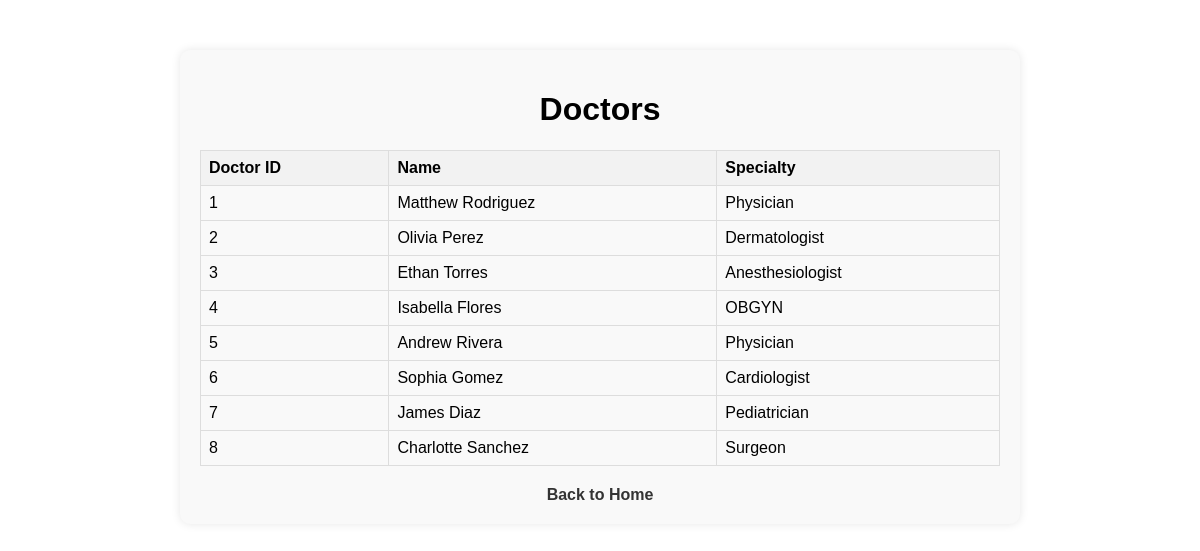
The app's page /doctors.php with its own data.
### tables this page shows
CREATE TABLE Doctor (
    DocID INT PRIMARY KEY NOT NULL,
    FName VARCHAR(50) NOT NULL,
    LName VARCHAR(50) NOT NULL,
    Specialty VARCHAR(100)
);

### doctors.php (the view, shortened to what this page needs)
<!DOCTYPE html>
<html lang="en">
<head>
    <link rel="stylesheet" href="styles.css">
</head>
<body>
    <div class="container">
        <h1>Doctors</h1>
        <table>
            <tr>
                <th>Doctor ID</th>
                <th>Name</th>
                <th>Specialty</th>
            </tr>
            <?php
                $conn = new mysqli("localhost", "root", "your_password", "MediConnect");
                $sql = "SELECT * FROM Doctor";
                $result = $conn->query($sql);
                if ($result->num_rows > 0) {
                    while($row = $result->fetch_assoc()) {
                        echo "<tr><td>" . $row["DocID"] . "</td><td>" . $row["FName"] . " " . $row["LName"] . "</td><td>" . $row["Specialty"] . "</td></tr>";
                    }
                    echo "</table>";
                } else {
                    echo "0 results";
                }
            ?>
        <a href="index.php">Back to Home</a>
    </div>
</body>
</html>

### styles.css (style rules this page uses)
body { font-family: Arial, sans-serif; margin: 0; padding: 0; }
.container { max-width: 800px; margin: 50px auto; padding: 20px; background-color: #f9f9f9; border-radius: 10px; box-shadow: 0 0 10px rgba(0, 0, 0, 0.1); }
h1 { text-align: center; }
table { width: 100%; border-collapse: collapse; margin-top: 20px; }
table, th, td { border: 1px solid #ddd; padding: 8px; text-align: left; }
th { background-color: #f2f2f2; }
a { display: block; text-align: center; margin-top: 20px; text-decoration: none; color: #333; font-weight: bold; }

### records on screen
doctor: DocID "1", FName "Matthew", LName "Rodriguez", Specialty "Physician"
doctor: DocID "2", FName "Olivia", LName "Perez", Specialty "Dermatologist"
doctor: DocID "3", FName "Ethan", LName "Torres", Specialty "Anesthesiologist"
doctor: DocID "4", FName "Isabella", LName "Flores", Specialty "OBGYN"
doctor: DocID "5", FName "Andrew", LName "Rivera", Specialty "Physician"
doctor: DocID "6", FName "Sophia", LName "Gomez", Specialty "Cardiologist"
doctor: DocID "7", FName "James", LName "Diaz", Specialty "Pediatrician"
doctor: DocID "8", FName "Charlotte", LName "Sanchez", Specialty "Surgeon"
